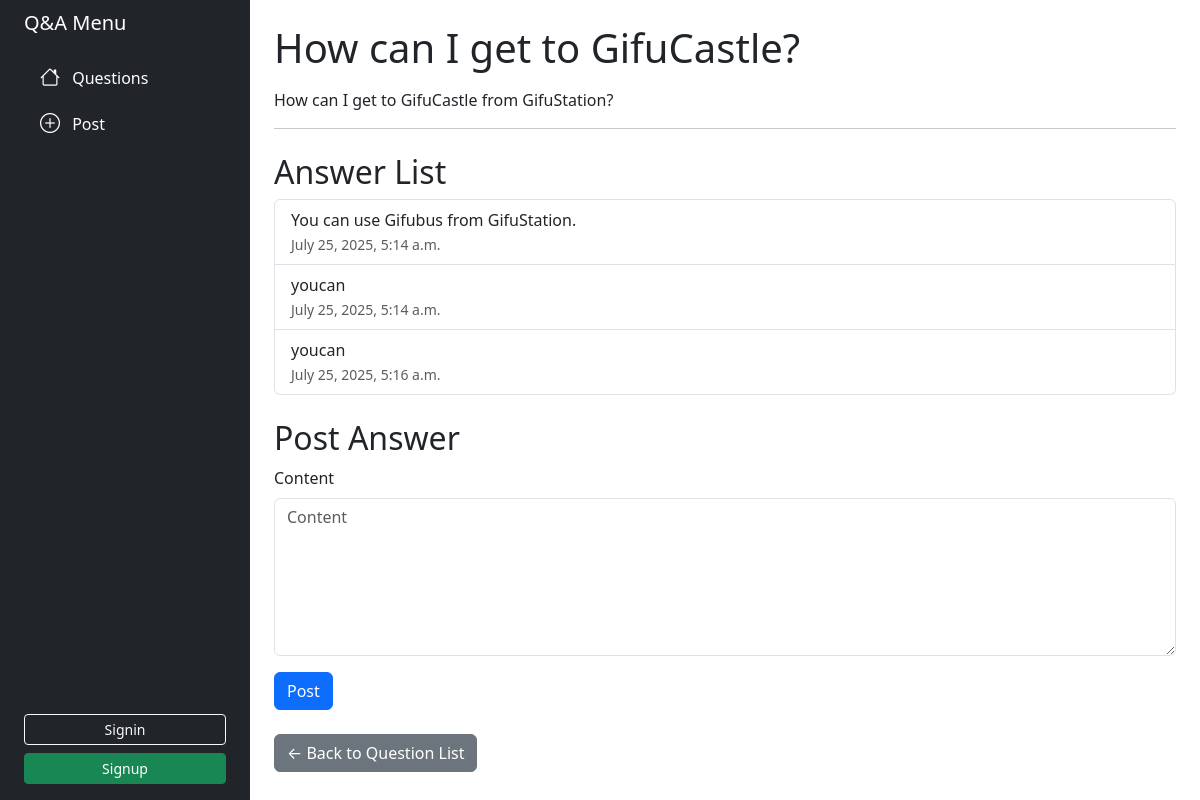
Screenshot of /question/1/ with the database file from the repository.
### myapp/models.py (models this page shows, shortened)
class Question(models.Model):
    title = models.CharField(max_length=200)
    content = models.TextField()
    author = models.ForeignKey(User, on_delete=models.CASCADE)
    created_at = models.DateTimeField(auto_now_add=True)
    updated_at = models.DateTimeField(auto_now=True)

class Answer(models.Model):
    question = models.ForeignKey(Question, on_delete=models.CASCADE, related_name='answers')
    content = models.TextField()
    author = models.ForeignKey(User,on_delete=models.CASCADE)
    created_at = models.DateTimeField(auto_now_add=True)

### myapp/views.py (the view)
# urls.py: path('question/<int:pk>/', views.question_detail, name='question_detail'),
def question_detail(request, pk):
    question = get_object_or_404(Question, pk=pk)
    answers = question.answers.all()
    if request.method == 'POST':
        form = AnswerForm(request.POST)
        if form.is_valid():
            answer = form.save(commit=False)
            answer.question = question
            answer.author = request.user
            answer.save()
            return redirect('myapp:question_detail', pk=pk)
    else:
        form = AnswerForm()
    return render(request, 'myapp/question_detail.html', {
        'question': question,
        'answers': answers,
        'form': form
    })

### myapp/forms.py
class AnswerForm(BootstrapFormMixin, forms.ModelForm):
    class Meta:
        model = Answer
        fields = ["content"]
        widgets = {
            "content": W.Textarea(attrs={"rows": 6}),
        }

### myapp/forms.py (called while the page is built)
            def add_class(w, class_name):
                existing = w.attrs.get("class", "")
                w.attrs["class"] = (existing + " " + class_name).strip()

### myapp/templates/myapp/question_detail.html (shortened to what this page needs)
{% extends "base.html" %}
{% block content %}
<h1 class="mb-3">{{ question.title }}</h1>
<p>{{ question.content|linebreaksbr }}</p>
<hr>
<h2 class="mt-4">Answer List</h2>
<ul class="list-group mb-4">
    {% for answer in answers %}
    <li class="list-group-item">
        {{ answer.content|linebreaksbr }}<br>
        <small class="text-muted">{{ answer.created_at }}</small>
    </li>
    {% empty %}
    <li class="list-group-item text-center text-muted">No response yet. </li>
    {% endfor %}
</ul>
<h2 class="mt-4">Post Answer</h2>
<form method="post" class="mb-4">
    {% for field in form %}
    <div class="mb-3">
        <label for="{{ field.id_for_label }}" class="form-label">{{ field.label }}</label>
        {{ field }}
    </div>
    {% endfor %}
    <button type="submit" class="btn btn-primary">Post</button>
</form>
<a href="{% url 'myapp:question_list' %}" class="btn btn-secondary">← Back to Question List</a>
{% endblock %}

### myapp/templates/base.html (shortened to what this page needs)
<!DOCTYPE html>
<html lang="ja">
<head>
  <link href="https://cdn.jsdelivr.net/npm/bootstrap@5.3.0/dist/css/bootstrap.min.css" rel="stylesheet">
  <link href="https://cdn.jsdelivr.net/npm/bootstrap-icons@1.10.5/font/bootstrap-icons.css" rel="stylesheet">
</head>
<body>
  <div class="container-fluid">
    <div class="row flex-nowrap">
      <div class="col-auto col-md-3 col-xl-2 px-sm-2 px-0 bg-dark position-fixed" style="height: 100vh; width: 250px;">
        <div class="d-flex flex-column h-100 px-3 pt-2 text-white">
          <a href="{% url 'myapp:question_list' %}"
            class="d-flex align-items-center pb-3 mb-md-0 me-md-auto text-white text-decoration-none">
            <span class="fs-5 d-none d-sm-inline">Q&A Menu</span>
          </a>
          <ul class="nav nav-pills flex-column mb-auto">
            <li class="nav-item">
              <a href="{% url 'myapp:question_list' %}" class="nav-link text-white">
                <i class="bi bi-house fs-5 me-2"></i> Questions
              </a>
            </li>
            <li>
              <a href="{% url 'myapp:question_create' %}" class="nav-link text-white">
                <i class="bi bi-plus-circle fs-5 me-2"></i> Post
              </a>
            </li>
          </ul>
          <div class="mt-auto pb-3">
            {% if user.is_authenticated %}
            <div class="mb-2 text-white small">
              <i class="bi bi-person-circle me-1"></i>{{ user.username }}
            </div>
            <form method="post" action="{% url 'logout' %}">
              {% csrf_token %}
              <button type="submit" class="btn btn-outline-light btn-sm w-100">
                <i class="bi bi-box-arrow-right"></i> Signout
              </button>
            </form>
            {% else %}
            <a href="{% url 'login' %}" class="btn btn-outline-light btn-sm w-100 mb-2">Signin</a>
            <a href="{% url 'signup' %}" class="btn btn-success btn-sm w-100">Signup</a>
            {% endif %}
          </div>
        </div>
      </div>
      <div class="col py-4" style="margin-left: 250px;">
        <div class="container">
          {% block content %}{% endblock %}
        </div>
      </div>
    </div>
  </div>
</body>
</html>

### rows the page displays
Question: title "How can I get to GifuCastle?", content "How can I get to GifuCastle from GifuStation?"
Answer: content "You can use Gifubus from GifuStation.", created_at "July 25, 2025, 5:14 a.m."
Answer: content "youcan", created_at "July 25, 2025, 5:14 a.m."
Answer: content "youcan", created_at "July 25, 2025, 5:16 a.m."

### other values shown
{{ field.label }} "Content"
